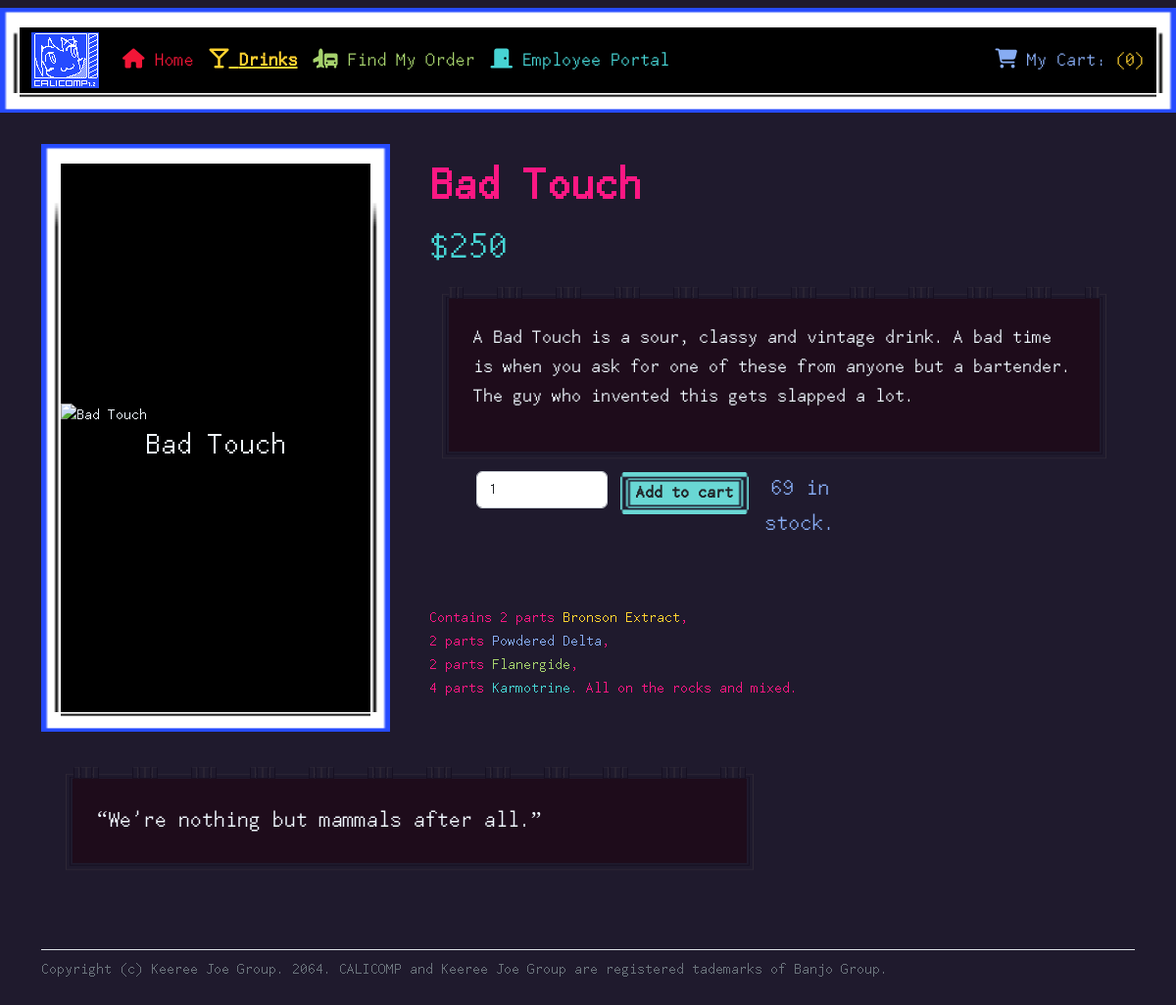
Screenshot of /drinkProfile.php?Drink=Bad Touch with the database file from the repository.
### tables this page shows
CREATE TABLE `DRINKS`(
    `NAME`     VARCHAR(20)  PRIMARY KEY,
    `TYPE`     VARCHAR(20)  NOT NULL,
    `CATEGORY` VARCHAR(20)  NOT NULL,
    `FLAVOR`   VARCHAR(16)  NOT NULL,
    `PRICE`    SMALLINT  NOT NULL,
    `STOCK`    INT  DEFAULT 69,
    `DESC`     TEXT DEFAULT 'Collapse Fluid is the substance which fuels Collapse Technology. It is used in both Collapse and Reverse Collapse processes \nand is stored in crystalline capsule containers, which are highly volatile and must be handled carefully.',
    `QUOTE`    TEXT DEFAULT "How did you even get here? Is this my base layer?",
    `INGRED`   TEXT DEFAULT 'Contains %#% parts collapse fluid.<\p>'
);

### html/drinkProfile.php (the view, shortened to what this page needs)
<?php
require_once '../lib/drinksLib.php';
?>
<!DOCTYPE html>
<html lang="en">
<head>
  <link href="https://cdn.jsdelivr.net/npm/bootstrap@5.2.1/dist/css/bootstrap.min.css" rel="stylesheet"
>
  <link rel="stylesheet" href="https://cdnjs.cloudflare.com/ajax/libs/font-awesome/6.2.0/css/all.min.css"
/>
  <link rel="stylesheet" href="assets/stylesheet.css">
</head>
<body>
  <header>
    <nav class="navbar navbar-expand-lg navbar-dark">
      <div class="container-fluid" id="borderCALI">
        <a class="navbar-brand" href="index.php">
          <img src="assets/Logo.png" alt="CALICOMP" width="69" height="57">
        </a>
        <div class="collapse navbar-collapse" id="collapsibleNavId">
          <ul class="navbar-nav me-auto mt-2 mt-lg-0">
            <li class="nav-item">
              <a class="nav-link fs-5 Adelhyde" href="index.php">
              <i class="fas fa-home"></i> Home</a>
            </li>
            <li class="nav-item">
              <a class="nav-link fs-5 Bronson fw-bold text-decoration-underline" href="drinks.php">
              <i class="fas fa-glass-martini"></i> Drinks</a>
            </li>
            <li class="nav-item">
              <a class="nav-link fs-5 Flanergide" href="orderTrack.php">
              <i class="fas fa-truck-plane"></i> Find My Order</a>
            </li>
            <li class="nav-item">
              <a class="nav-link fs-5 Karmotrine" href="employee.php">
              <i class="fas fa-door-closed"></i> Employee Portal</a>
            </li>
          </ul>
          <a class="nav-link justify-content-end fs-5 Delta" href="cart.php">
            <i class="fas fa-shopping-cart"></i> My Cart:
            <?php
              $count = 0;
              echo "<span class=\"Bronson fw-2\">($count)</span>";
             ?>
          </a>
        </div>
      </div>
    </nav>
  </header>
  <?php
    if(!isset($_GET["Drink"]))
    {
        drinkERROR();
    }
    else
    {
        $name = str_replace('-', ' ', $_GET["Drink"]);
        $sql = <<<SQL
        SELECT *
            FROM DRINKS
            WHERE NAME = ?;
        SQL;
        try
        {
            $prepared = $pdo->prepare($sql);
        }
        catch(PDOException $e)
        {
          echo "Prepare Failure: " . $e->getMessage();
        }
        try
        {
            $result = $prepared->execute(array($name));
        }
        catch(PDOException $e)
        {
            echo "Execute Failure: " . $e->getMessage();
        }
        if(!$result) { die("Error in query."); }
        else
        {
            $rows = $prepared->fetchAll(PDO::FETCH_ASSOC);
            if(empty($rows)) { drinkERROR(); }
            else
            {
                foreach($rows as $row)
                {
                    $filename = str_replace(' ', '', $row['NAME']);
                }
            }
        }
    }
  ?>
  <main>
    <div class="container py-4">
      <div class="row align-items-md-stretch">
        <div class="col-md-4">
          <div class="h-100 d-flex justify-content-center flex-column" id="borderCALI">
            <?php
                echo "<img class=\"img-fluid\" src=\"assets/drinks/$filename\" alt=\"{$row['NAME']}\">";
                echo "<h2 class=\"text-center\">{$row['NAME']}</h2>";
            ?>
          </div>
        </div>
        <div class="col-md-8">
          <div class="h-50 p-3">
            <?php
                echo "<h1 class=\"display-5 fw-bold Stella\">{$row['NAME']}</h1>";
                echo "<p class=\"h1 Karmotrine\">\${$row['PRICE']}</p>";
                echo"<div id=\"borderIMG\"><p class=\"fs-5\">{$row['DESC']}</p></div>";
            ?>
            <form class="row px-5" action="cartAdd.php" method="POST" validate>
              <div class="col-3">
                <input class="form-control" min="1" max="<?php echo $row['STOCK']; ?>"  type="number" placeholder="Enter Quantity" value=1 name="QTY" required>
              </div>
              <div class="col-2 p-0 text-center">
                <button class="btn btn-lg btn-val fw-bold" style="white-space:nowrap;" type="Submit">Add to cart</button>
              </div>
              <div class="col-3 text-center">
                <p class="Delta fs-4"><?php echo $row['STOCK']; ?> in stock.</p>
              </div>
            </form>
            <div style="height: 50px;"></div>
            <div class="Stella">
              <?php echo "<p>", $row['INGRED'], "</p>"; ?>
            </div>
          </div>
        </div>
      </div>
      <div class="py-1">
        <div class="container-fluid py-4">
          <p class="col-md-8 fs-4" id="borderIMG">&ldquo;<?php echo $row['QUOTE']; ?>&rdquo;</p>
        </div>
      </div>
      <footer class="pt-2 mt-4 text-muted border-top">
        Copyright (c) Keeree Joe Group. 2064.
        CALICOMP and Keeree Joe Group are registered tademarks of Banjo Group.
      </footer>
    </div>
  </main>
</body>
</html>

### html/assets/stylesheet.css (style rules this page uses)
body { font-family: "CyberpunkWaifus", serif; background-color: #1F1A2D; --bs-nav-link-color: #fc1783!important; }
#borderIMG { border: 45px solid transparent; border-image-slice:28 20 22 20; border-image-width:20px 20px 20px 20px; border-image-outset:0px 0px 0px 0px; border-image-repeat:repeat; border-image-source: url(borderIMG.png); background-color: #1e0c1b; color: aliceblue; }
#borderCALI { border: 20px solid transparent; border-image-slice:9 7 11 7; border-image-width:20px 20px 20px 20px; border-image-outset:0px 0px 0px 0px; border-image-repeat:stretch; border-image-source: url(borderCALI.png); background-color: black; color: aliceblue; }
.btn-val { font-size: large; background-image: url(Button.png); background-repeat: no-repeat; background-size: 100% 100%; }
.Adelhyde { color:#f21637; }
.Delta { color:#87acf3; }
.Bronson { color:#ffd230; }
.Flanergide { color:#a6d26d; }
.Karmotrine { color:#47d4d4; }
.Stella { color:#fc1783; }

### rows the page displays
drinks: NAME "Bad Touch", PRICE "250", DESC "A Bad Touch is a sour, classy and vintage drink. A bad time is when you ask for one of these from anyone but a bartender. The guy who invented this gets slapped a lot.", STOCK "69", INGRED "Contains 2 parts Bronson Extract , 2 parts Powdered Delta , 2 parts Flanergide , 4 parts Karmotrine . All on the rocks and mixed.", QUOTE "We're nothing but mammals after all."

### other values shown
$count "0"
